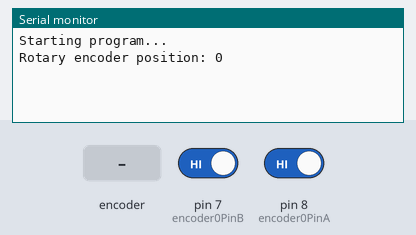
This sketch was run on a simulated Arduino Uno, built with avr-gcc and run on an emulated ATmega328P. On the bench: the last lines printed to the serial monitor. The inputs (shaded band) are chosen by the test bench; at power-on: pin 7 (encoder0PinB) HIGH, pin 8 (encoder0PinA) HIGH.

Above: at 1.2 s.
1.3 s: rotary encoder on pin 8 (encoder0PinA) / pin 7 (encoder0PinB) turned 1 step (first pin leading)
At 2.5 s:
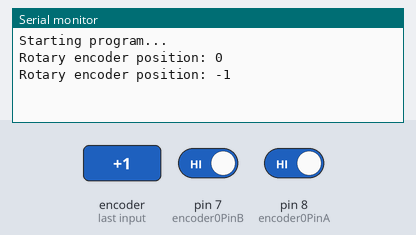
3.0 s: rotary encoder on pin 8 (encoder0PinA) / pin 7 (encoder0PinB) turned 1 step (first pin leading)
At 3.8 s:
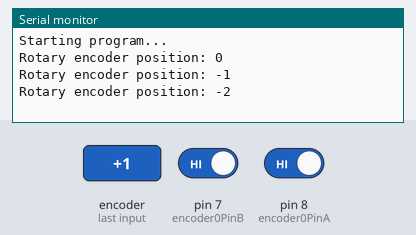

The sketch:

RE_2.ino
```cpp
// Rotary Encoder

// PIN configuration:
// G left -> Arduino GND
// V left -> Arduino +5V
// SB -> Arduino D3 (Digital PIN 7)
// G right -> Arduino GND
// V right -> Arduino +5V
// SA -> Arduino D4 (Digital PIN 8)

// Clockwise increment pins value
// Invert the pins value 3/4 for decrement
int encoder0PinA = 8;
int encoder0PinB = 7;
// Rotary encoder relative position.
int encoder0Pos = -1;
// Last value for PIN A
int encoder0PinALast = LOW;
// Current value for PIN A
int encoder0ValA = LOW;
// Current value for PIN B
int encoder0ValB = LOW;

void setup()
{
   pinMode (encoder0PinA,INPUT);
   pinMode (encoder0PinB,INPUT);
   Serial.begin (9600);
   Serial.println ("Starting program...");
}

void loop()
{
   encoder0ValA = digitalRead(encoder0PinA);
   if ((encoder0PinALast == LOW) && (encoder0ValA == HIGH))
   {
      encoder0ValB = digitalRead(encoder0PinB);
      if (encoder0ValB == LOW)
      {
         encoder0Pos--;
      } else {
         encoder0Pos++;
      }
      write_log();
   }
   encoder0PinALast = encoder0ValA;
}

void write_log()
{
/*
    Serial.print ("Value A: ");
    Serial.print (encoder0ValA);
    Serial.print (" Value B: ");
    Serial.print (encoder0ValB);
    Serial.println (" ");
*/
    Serial.print ("Rotary encoder position: ");
    Serial.print (encoder0Pos);
    Serial.println (" ");
}
```

Measured:
- after the input at 1.3 s, the serial monitor: prints a new line after 0.05 s (image 1)
- after the input at 3.0 s, the serial monitor: prints a new line after 0.05 s (image 2)
